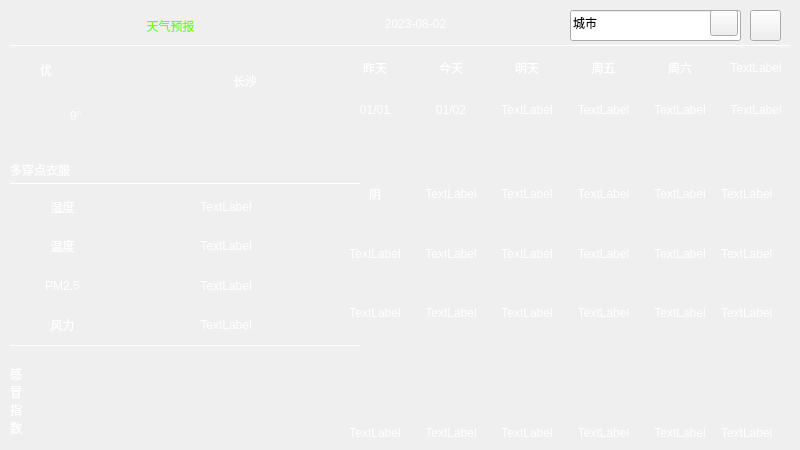
<?xml version="1.0" encoding="UTF-8"?>
<ui version="4.0">
 <class>Widget</class>
 <widget class="QWidget" name="Widget">
  <property name="geometry">
   <rect>
    <x>0</x>
    <y>0</y>
    <width>800</width>
    <height>450</height>
   </rect>
  </property>
  <property name="windowTitle">
   <string>Widget</string>
  </property>
  <widget class="QWidget" name="widget" native="true">
   <property name="geometry">
    <rect>
     <x>0</x>
     <y>0</y>
     <width>800</width>
     <height>450</height>
    </rect>
   </property>
   <property name="styleSheet">
    <string notr="true">QWidget#widget{
	border-image: url(:/weaUI/weaUI.png);
	color:rgb(255, 255, 255);
}

QLabel{
	font: 25 10pt &quot;Microsoft YaHei&quot;;
	border-radius: 4px;
	background-color: argb(60, 60, 60, 130);
	color: rgb(255, 255, 255);
}

Line{
	background-color: rgb(0, 85, 0);
}



</string>
   </property>
   <widget class="QLineEdit" name="city_search">
    <property name="geometry">
     <rect>
      <x>570</x>
      <y>10</y>
      <width>171</width>
      <height>31</height>
     </rect>
    </property>
    <property name="styleSheet">
     <string notr="true"/>
    </property>
    <property name="text">
     <string>城市</string>
    </property>
   </widget>
   <widget class="QLabel" name="datelb">
    <property name="geometry">
     <rect>
      <x>190</x>
      <y>3</y>
      <width>451</width>
      <height>41</height>
     </rect>
    </property>
    <property name="styleSheet">
     <string notr="true">font: 20pt &quot;Adobe 黑体 Std R&quot;;
color: rgb(255, 255, 255);
background-color: rgb(255, 255, 255, 0);</string>
    </property>
    <property name="text">
     <string>2023-08-02</string>
    </property>
    <property name="alignment">
     <set>Qt::AlignCenter</set>
    </property>
   </widget>
   <widget class="Line" name="line">
    <property name="geometry">
     <rect>
      <x>10</x>
      <y>45</y>
      <width>781</width>
      <height>1</height>
     </rect>
    </property>
    <property name="orientation">
     <enum>Qt::Horizontal</enum>
    </property>
   </widget>
   <widget class="Line" name="line_2">
    <property name="geometry">
     <rect>
      <x>10</x>
      <y>183</y>
      <width>351</width>
      <height>1</height>
     </rect>
    </property>
    <property name="orientation">
     <enum>Qt::Horizontal</enum>
    </property>
   </widget>
   <widget class="Line" name="line_3">
    <property name="geometry">
     <rect>
      <x>10</x>
      <y>345</y>
      <width>351</width>
      <height>1</height>
     </rect>
    </property>
    <property name="orientation">
     <enum>Qt::Horizontal</enum>
    </property>
   </widget>
   <widget class="QWidget" name="gridLayoutWidget">
    <property name="geometry">
     <rect>
      <x>10</x>
      <y>190</y>
      <width>321</width>
      <height>151</height>
     </rect>
    </property>
    <layout class="QGridLayout" name="gridLayout">
     <item row="1" column="0">
      <widget class="QLabel" name="label_2">
       <property name="styleSheet">
        <string notr="true">
color: rgb(255, 255, 255);</string>
       </property>
       <property name="text">
        <string>温度</string>
       </property>
       <property name="alignment">
        <set>Qt::AlignCenter</set>
       </property>
      </widget>
     </item>
     <item row="3" column="0">
      <widget class="QLabel" name="label_4">
       <property name="styleSheet">
        <string notr="true">
color: rgb(255, 255, 255);</string>
       </property>
       <property name="text">
        <string>风力</string>
       </property>
       <property name="alignment">
        <set>Qt::AlignCenter</set>
       </property>
      </widget>
     </item>
     <item row="3" column="1" colspan="2">
      <widget class="QLabel" name="fengli">
       <property name="text">
        <string>TextLabel</string>
       </property>
       <property name="alignment">
        <set>Qt::AlignCenter</set>
       </property>
      </widget>
     </item>
     <item row="0" column="0">
      <widget class="QLabel" name="label_1">
       <property name="styleSheet">
        <string notr="true">
color: rgb(255, 255, 255);</string>
       </property>
       <property name="text">
        <string>湿度</string>
       </property>
       <property name="alignment">
        <set>Qt::AlignCenter</set>
       </property>
      </widget>
     </item>
     <item row="0" column="1" colspan="2">
      <widget class="QLabel" name="shidu">
       <property name="text">
        <string>TextLabel</string>
       </property>
       <property name="alignment">
        <set>Qt::AlignCenter</set>
       </property>
      </widget>
     </item>
     <item row="1" column="1" colspan="2">
      <widget class="QLabel" name="wendu">
       <property name="text">
        <string>TextLabel</string>
       </property>
       <property name="alignment">
        <set>Qt::AlignCenter</set>
       </property>
      </widget>
     </item>
     <item row="2" column="1" colspan="2">
      <widget class="QLabel" name="pm2_5">
       <property name="text">
        <string>TextLabel</string>
       </property>
       <property name="alignment">
        <set>Qt::AlignCenter</set>
       </property>
      </widget>
     </item>
     <item row="2" column="0">
      <widget class="QLabel" name="label_3">
       <property name="styleSheet">
        <string notr="true">
color: rgb(255, 255, 255);</string>
       </property>
       <property name="text">
        <string>PM2.5</string>
       </property>
       <property name="alignment">
        <set>Qt::AlignCenter</set>
       </property>
      </widget>
     </item>
    </layout>
   </widget>
   <widget class="QWidget" name="gridLayoutWidget_2">
    <property name="geometry">
     <rect>
      <x>340</x>
      <y>50</y>
      <width>451</width>
      <height>401</height>
     </rect>
    </property>
    <layout class="QGridLayout" name="gridLayout_2">
     <item row="6" column="4">
      <widget class="QLabel" name="temperature_max5">
       <property name="text">
        <string>TextLabel</string>
       </property>
       <property name="alignment">
        <set>Qt::AlignCenter</set>
       </property>
      </widget>
     </item>
     <item row="1" column="5">
      <widget class="QLabel" name="datenum6">
       <property name="text">
        <string>TextLabel</string>
       </property>
       <property name="alignment">
        <set>Qt::AlignCenter</set>
       </property>
      </widget>
     </item>
     <item row="2" column="2">
      <widget class="QLabel" name="quality3">
       <property name="text">
        <string/>
       </property>
       <property name="alignment">
        <set>Qt::AlignCenter</set>
       </property>
      </widget>
     </item>
     <item row="9" column="1">
      <widget class="QLabel" name="temperature_min2">
       <property name="text">
        <string>TextLabel</string>
       </property>
       <property name="alignment">
        <set>Qt::AlignCenter</set>
       </property>
      </widget>
     </item>
     <item row="2" column="1">
      <widget class="QLabel" name="quality2">
       <property name="text">
        <string/>
       </property>
       <property name="alignment">
        <set>Qt::AlignCenter</set>
       </property>
      </widget>
     </item>
     <item row="3" column="1">
      <widget class="QLabel" name="type2">
       <property name="text">
        <string>TextLabel</string>
       </property>
       <property name="alignment">
        <set>Qt::AlignCenter</set>
       </property>
      </widget>
     </item>
     <item row="4" column="2" rowspan="2">
      <widget class="QLabel" name="typeicon3">
       <property name="text">
        <string>TextLabel</string>
       </property>
       <property name="alignment">
        <set>Qt::AlignCenter</set>
       </property>
      </widget>
     </item>
     <item row="1" column="2">
      <widget class="QLabel" name="datenum3">
       <property name="text">
        <string>TextLabel</string>
       </property>
       <property name="alignment">
        <set>Qt::AlignCenter</set>
       </property>
      </widget>
     </item>
     <item row="0" column="4">
      <widget class="QLabel" name="datecn5">
       <property name="text">
        <string>周六</string>
       </property>
       <property name="alignment">
        <set>Qt::AlignCenter</set>
       </property>
      </widget>
     </item>
     <item row="4" column="0" rowspan="2">
      <widget class="QLabel" name="typeicon1">
       <property name="styleSheet">
        <string notr="true">background-image: url(https://img.jumdata.com/weather-icon/d00.png);</string>
       </property>
       <property name="text">
        <string>TextLabel</string>
       </property>
       <property name="alignment">
        <set>Qt::AlignCenter</set>
       </property>
      </widget>
     </item>
     <item row="3" column="3">
      <widget class="QLabel" name="type4">
       <property name="text">
        <string>TextLabel</string>
       </property>
       <property name="alignment">
        <set>Qt::AlignCenter</set>
       </property>
      </widget>
     </item>
     <item row="0" column="1">
      <widget class="QLabel" name="datecn2">
       <property name="text">
        <string>今天</string>
       </property>
       <property name="alignment">
        <set>Qt::AlignCenter</set>
       </property>
      </widget>
     </item>
     <item row="1" column="1">
      <widget class="QLabel" name="datenum2">
       <property name="text">
        <string>01/02</string>
       </property>
       <property name="alignment">
        <set>Qt::AlignCenter</set>
       </property>
      </widget>
     </item>
     <item row="6" column="2">
      <widget class="QLabel" name="temperature_max3">
       <property name="text">
        <string>TextLabel</string>
       </property>
       <property name="alignment">
        <set>Qt::AlignCenter</set>
       </property>
      </widget>
     </item>
     <item row="3" column="4">
      <widget class="QLabel" name="type5">
       <property name="text">
        <string>TextLabel</string>
       </property>
       <property name="alignment">
        <set>Qt::AlignCenter</set>
       </property>
      </widget>
     </item>
     <item row="4" column="1" rowspan="2">
      <widget class="QLabel" name="typeicon2">
       <property name="text">
        <string>TextLabel</string>
       </property>
       <property name="alignment">
        <set>Qt::AlignCenter</set>
       </property>
      </widget>
     </item>
     <item row="9" column="3">
      <widget class="QLabel" name="temperature_min4">
       <property name="text">
        <string>TextLabel</string>
       </property>
       <property name="alignment">
        <set>Qt::AlignCenter</set>
       </property>
      </widget>
     </item>
     <item row="3" column="2">
      <widget class="QLabel" name="type3">
       <property name="text">
        <string>TextLabel</string>
       </property>
       <property name="alignment">
        <set>Qt::AlignCenter</set>
       </property>
      </widget>
     </item>
     <item row="9" column="2">
      <widget class="QLabel" name="temperature_min3">
       <property name="text">
        <string>TextLabel</string>
       </property>
       <property name="alignment">
        <set>Qt::AlignCenter</set>
       </property>
      </widget>
     </item>
     <item row="6" column="1">
      <widget class="QLabel" name="temperature_max2">
       <property name="text">
        <string>TextLabel</string>
       </property>
       <property name="alignment">
        <set>Qt::AlignCenter</set>
       </property>
      </widget>
     </item>
     <item row="2" column="3">
      <widget class="QLabel" name="quality4">
       <property name="text">
        <string/>
       </property>
       <property name="alignment">
        <set>Qt::AlignCenter</set>
       </property>
      </widget>
     </item>
     <item row="4" column="3" rowspan="2">
      <widget class="QLabel" name="typeicon4">
       <property name="text">
        <string>TextLabel</string>
       </property>
       <property name="alignment">
        <set>Qt::AlignCenter</set>
       </property>
      </widget>
     </item>
     <item row="6" column="0">
      <widget class="QLabel" name="temperature_max1">
       <property name="text">
        <string>TextLabel</string>
       </property>
       <property name="alignment">
        <set>Qt::AlignCenter</set>
       </property>
      </widget>
     </item>
     <item row="2" column="4">
      <widget class="QLabel" name="quality5">
       <property name="text">
        <string/>
       </property>
       <property name="alignment">
        <set>Qt::AlignCenter</set>
       </property>
      </widget>
     </item>
     <item row="0" column="5">
      <widget class="QLabel" name="datecn6">
       <property name="text">
        <string>TextLabel</string>
       </property>
       <property name="alignment">
        <set>Qt::AlignCenter</set>
       </property>
      </widget>
     </item>
     <item row="2" column="0">
      <widget class="QLabel" name="quality1">
       <property name="text">
        <string/>
       </property>
       <property name="alignment">
        <set>Qt::AlignCenter</set>
       </property>
      </widget>
     </item>
     <item row="0" column="0">
      <widget class="QLabel" name="datecn1">
       <property name="text">
        <string>昨天</string>
       </property>
       <property name="alignment">
        <set>Qt::AlignCenter</set>
       </property>
      </widget>
     </item>
     <item row="0" column="2">
      <widget class="QLabel" name="datecn3">
       <property name="text">
        <string>明天</string>
       </property>
       <property name="alignment">
        <set>Qt::AlignCenter</set>
       </property>
      </widget>
     </item>
     <item row="1" column="3">
      <widget class="QLabel" name="datenum4">
       <property name="text">
        <string>TextLabel</string>
       </property>
       <property name="alignment">
        <set>Qt::AlignCenter</set>
       </property>
      </widget>
     </item>
     <item row="4" column="4" rowspan="2">
      <widget class="QLabel" name="typeicon5">
       <property name="text">
        <string>TextLabel</string>
       </property>
       <property name="alignment">
        <set>Qt::AlignCenter</set>
       </property>
      </widget>
     </item>
     <item row="6" column="3">
      <widget class="QLabel" name="temperature_max4">
       <property name="text">
        <string>TextLabel</string>
       </property>
       <property name="alignment">
        <set>Qt::AlignCenter</set>
       </property>
      </widget>
     </item>
     <item row="9" column="4">
      <widget class="QLabel" name="temperature_min5">
       <property name="text">
        <string>TextLabel</string>
       </property>
       <property name="alignment">
        <set>Qt::AlignCenter</set>
       </property>
      </widget>
     </item>
     <item row="9" column="0">
      <widget class="QLabel" name="temperature_min1">
       <property name="text">
        <string>TextLabel</string>
       </property>
       <property name="alignment">
        <set>Qt::AlignCenter</set>
       </property>
      </widget>
     </item>
     <item row="1" column="4">
      <widget class="QLabel" name="datenum5">
       <property name="text">
        <string>TextLabel</string>
       </property>
       <property name="alignment">
        <set>Qt::AlignCenter</set>
       </property>
      </widget>
     </item>
     <item row="0" column="3">
      <widget class="QLabel" name="datecn4">
       <property name="text">
        <string>周五</string>
       </property>
       <property name="alignment">
        <set>Qt::AlignCenter</set>
       </property>
      </widget>
     </item>
     <item row="3" column="0">
      <widget class="QLabel" name="type1">
       <property name="text">
        <string>阴</string>
       </property>
       <property name="alignment">
        <set>Qt::AlignCenter</set>
       </property>
      </widget>
     </item>
     <item row="1" column="0">
      <widget class="QLabel" name="datenum1">
       <property name="text">
        <string>01/01</string>
       </property>
       <property name="alignment">
        <set>Qt::AlignCenter</set>
       </property>
      </widget>
     </item>
     <item row="2" column="5">
      <widget class="QLabel" name="quality6">
       <property name="text">
        <string/>
       </property>
      </widget>
     </item>
     <item row="3" column="5">
      <widget class="QLabel" name="type6">
       <property name="text">
        <string>TextLabel</string>
       </property>
      </widget>
     </item>
     <item row="4" column="5" rowspan="2">
      <widget class="QLabel" name="typeicon6">
       <property name="text">
        <string>TextLabel</string>
       </property>
      </widget>
     </item>
     <item row="6" column="5">
      <widget class="QLabel" name="temperature_max6">
       <property name="text">
        <string>TextLabel</string>
       </property>
      </widget>
     </item>
     <item row="7" column="0" rowspan="2" colspan="6">
      <widget class="QLabel" name="line_chart">
       <property name="text">
        <string/>
       </property>
       <property name="alignment">
        <set>Qt::AlignCenter</set>
       </property>
      </widget>
     </item>
     <item row="9" column="5">
      <widget class="QLabel" name="temperature_min6">
       <property name="text">
        <string>TextLabel</string>
       </property>
      </widget>
     </item>
    </layout>
   </widget>
   <widget class="QWidget" name="gridLayoutWidget_3">
    <property name="geometry">
     <rect>
      <x>130</x>
      <y>50</y>
      <width>151</width>
      <height>61</height>
     </rect>
    </property>
    <layout class="QGridLayout" name="gridLayout_3">
     <item row="0" column="0">
      <widget class="QLabel" name="location_icon">
       <property name="styleSheet">
        <string notr="true">image: url(:/weatherIco/location.ico)</string>
       </property>
       <property name="text">
        <string/>
       </property>
      </widget>
     </item>
     <item row="0" column="1">
      <widget class="QLabel" name="location_text">
       <property name="styleSheet">
        <string notr="true">color: rgb(255, 255, 255);
font: 16pt &quot;Microsoft YaHei UI&quot;;
background-color: rgba(60, 60, 60, 0);</string>
       </property>
       <property name="text">
        <string>长沙</string>
       </property>
       <property name="alignment">
        <set>Qt::AlignCenter</set>
       </property>
      </widget>
     </item>
    </layout>
   </widget>
   <widget class="QLabel" name="leaficon">
    <property name="geometry">
     <rect>
      <x>10</x>
      <y>60</y>
      <width>31</width>
      <height>21</height>
     </rect>
    </property>
    <property name="styleSheet">
     <string notr="true">image: url(:/weatherIco/leaf.ico);
background-color:argb(255,255,255,0);</string>
    </property>
    <property name="text">
     <string/>
    </property>
   </widget>
   <widget class="QLabel" name="quality_lb">
    <property name="geometry">
     <rect>
      <x>40</x>
      <y>60</y>
      <width>69</width>
      <height>19</height>
     </rect>
    </property>
    <property name="text">
     <string>优</string>
    </property>
   </widget>
   <widget class="QLabel" name="type_icon">
    <property name="geometry">
     <rect>
      <x>230</x>
      <y>80</y>
      <width>101</width>
      <height>91</height>
     </rect>
    </property>
    <property name="autoFillBackground">
     <bool>false</bool>
    </property>
    <property name="styleSheet">
     <string notr="true">border-image:url(:/day/day/晴.png);
background-color:argb(60,60,60,0);</string>
    </property>
    <property name="text">
     <string/>
    </property>
   </widget>
   <widget class="QLabel" name="label_9">
    <property name="geometry">
     <rect>
      <x>90</x>
      <y>10</y>
      <width>161</width>
      <height>31</height>
     </rect>
    </property>
    <property name="styleSheet">
     <string notr="true">font: 18pt &quot;幼圆&quot;;
color: rgb(110, 255, 0);</string>
    </property>
    <property name="text">
     <string>天气预报</string>
    </property>
    <property name="alignment">
     <set>Qt::AlignCenter</set>
    </property>
   </widget>
   <widget class="QLabel" name="temperature">
    <property name="geometry">
     <rect>
      <x>70</x>
      <y>70</y>
      <width>121</width>
      <height>91</height>
     </rect>
    </property>
    <property name="styleSheet">
     <string notr="true">font: 36pt &quot;Microsoft YaHei UI&quot;;</string>
    </property>
    <property name="text">
     <string>9°</string>
    </property>
   </widget>
   <widget class="QLabel" name="notice_lb">
    <property name="geometry">
     <rect>
      <x>10</x>
      <y>160</y>
      <width>321</width>
      <height>19</height>
     </rect>
    </property>
    <property name="text">
     <string>多穿点衣服</string>
    </property>
   </widget>
   <widget class="QWidget" name="gridLayoutWidget_4">
    <property name="geometry">
     <rect>
      <x>10</x>
      <y>350</y>
      <width>321</width>
      <height>102</height>
     </rect>
    </property>
    <layout class="QGridLayout" name="gridLayout_4">
     <item row="0" column="0">
      <widget class="QLabel" name="label_11">
       <property name="text">
        <string>&lt;html&gt;&lt;head/&gt;&lt;body&gt;&lt;p&gt;感&lt;br/&gt;冒&lt;br/&gt;指&lt;br/&gt;数&lt;/p&gt;&lt;/body&gt;&lt;/html&gt;</string>
       </property>
      </widget>
     </item>
     <item row="0" column="2">
      <widget class="QLabel" name="sunarc">
       <property name="sizePolicy">
        <sizepolicy hsizetype="Minimum" vsizetype="Minimum">
         <horstretch>0</horstretch>
         <verstretch>0</verstretch>
        </sizepolicy>
       </property>
       <property name="minimumSize">
        <size>
         <width>150</width>
         <height>100</height>
        </size>
       </property>
       <property name="text">
        <string/>
       </property>
      </widget>
     </item>
     <item row="0" column="1">
      <widget class="QTextEdit" name="ganmao">
       <property name="sizePolicy">
        <sizepolicy hsizetype="Expanding" vsizetype="Expanding">
         <horstretch>0</horstretch>
         <verstretch>0</verstretch>
        </sizepolicy>
       </property>
       <property name="styleSheet">
        <string notr="true">background-color: rgba(255, 255, 255, 0);
color: rgb(255, 255, 255);
</string>
       </property>
      </widget>
     </item>
    </layout>
   </widget>
   <widget class="QToolButton" name="search_btn">
    <property name="geometry">
     <rect>
      <x>710</x>
      <y>10</y>
      <width>28</width>
      <height>26</height>
     </rect>
    </property>
    <property name="styleSheet">
     <string notr="true">border-image: url(:/weatherIco/search.ico);
</string>
    </property>
    <property name="text">
     <string/>
    </property>
   </widget>
   <widget class="QToolButton" name="refresh_btn">
    <property name="geometry">
     <rect>
      <x>750</x>
      <y>10</y>
      <width>31</width>
      <height>31</height>
     </rect>
    </property>
    <property name="styleSheet">
     <string notr="true">border-image: url(:/weatherIco/refresh.ico);</string>
    </property>
    <property name="text">
     <string/>
    </property>
   </widget>
  </widget>
 </widget>
 <resources/>
 <connections/>
</ui>
